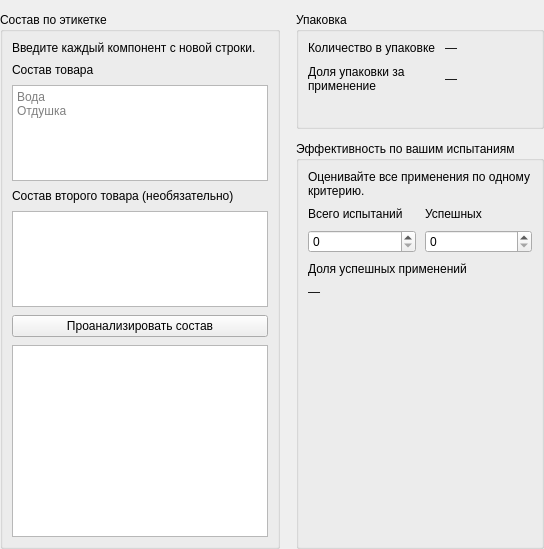
<?xml version="1.0" encoding="UTF-8"?>
<ui version="4.0">
 <class>CharacteristicsPage</class>
 <widget class="QWidget" name="CharacteristicsPage">
  <layout class="QHBoxLayout" name="characteristics_layout" stretch="5,4">
   <property name="spacing"><number>16</number></property>
   <property name="leftMargin"><number>0</number></property>
   <property name="topMargin"><number>12</number></property>
   <property name="rightMargin"><number>0</number></property>
   <property name="bottomMargin"><number>0</number></property>
   <item>
    <widget class="QGroupBox" name="composition_group">
     <property name="title"><string>Состав по этикетке</string></property>
     <layout class="QVBoxLayout" name="composition_layout">
      <property name="spacing"><number>8</number></property>
      <item><widget class="QLabel" name="composition_hint"><property name="styleClass" stdset="0"><string>hint</string></property><property name="text"><string>Введите каждый компонент с новой строки.</string></property><property name="wordWrap"><bool>true</bool></property></widget></item>
      <item><widget class="QLabel" name="composition_label"><property name="text"><string>Состав товара</string></property><property name="buddy"><cstring>composition_input</cstring></property></widget></item>
      <item>
       <widget class="QPlainTextEdit" name="composition_input">
        <property name="tabChangesFocus"><bool>true</bool></property>
        <property name="maximumSize"><size><width>16777215</width><height>96</height></size></property>
        <property name="placeholderText"><string>Вода
Отдушка</string></property>
       </widget>
      </item>
      <item><widget class="QLabel" name="reference_label"><property name="text"><string>Состав второго товара (необязательно)</string></property><property name="buddy"><cstring>reference_input</cstring></property><property name="wordWrap"><bool>true</bool></property></widget></item>
      <item>
       <widget class="QPlainTextEdit" name="reference_input">
        <property name="tabChangesFocus"><bool>true</bool></property>
        <property name="maximumSize"><size><width>16777215</width><height>96</height></size></property>
       </widget>
      </item>
      <item><widget class="QPushButton" name="composition_button"><property name="styleClass" stdset="0"><string>primary</string></property><property name="text"><string>Проанализировать состав</string></property></widget></item>
      <item>
       <widget class="QPlainTextEdit" name="composition_result">
        <property name="accessibleName"><string>Результат анализа состава</string></property>
        <property name="readOnly"><bool>true</bool></property>
        <property name="tabChangesFocus"><bool>true</bool></property>
       </widget>
      </item>
     </layout>
    </widget>
   </item>
   <item>
    <layout class="QVBoxLayout" name="measurement_layout" stretch="0,1">
     <property name="spacing"><number>12</number></property>
     <item>
      <widget class="QGroupBox" name="package_group">
       <property name="title"><string>Упаковка</string></property>
       <layout class="QGridLayout" name="package_layout" columnstretch="3,2">
        <property name="verticalSpacing"><number>10</number></property>
        <item row="0" column="0"><widget class="QLabel" name="package_amount_label"><property name="text"><string>Количество в упаковке</string></property><property name="wordWrap"><bool>true</bool></property></widget></item>
        <item row="0" column="1"><widget class="QLabel" name="package_amount"><property name="styleClass" stdset="0"><string>heading</string></property><property name="text"><string>—</string></property></widget></item>
        <item row="1" column="0"><widget class="QLabel" name="package_share_label"><property name="text"><string>Доля упаковки за применение</string></property><property name="wordWrap"><bool>true</bool></property></widget></item>
        <item row="1" column="1"><widget class="QLabel" name="package_share"><property name="styleClass" stdset="0"><string>heading</string></property><property name="textFormat"><enum>Qt::TextFormat::PlainText</enum></property><property name="text"><string>—</string></property></widget></item>
        <item row="2" column="0" colspan="2"><widget class="QLabel" name="package_hint"><property name="styleClass" stdset="0"><string>hint</string></property><property name="wordWrap"><bool>true</bool></property></widget></item>
       </layout>
      </widget>
     </item>
     <item>
      <widget class="QGroupBox" name="effectiveness_group">
       <property name="title"><string>Эффективность по вашим испытаниям</string></property>
       <layout class="QVBoxLayout" name="effectiveness_layout">
        <property name="spacing"><number>9</number></property>
        <item><widget class="QLabel" name="effectiveness_hint"><property name="styleClass" stdset="0"><string>hint</string></property><property name="text"><string>Оценивайте все применения по одному критерию.</string></property><property name="wordWrap"><bool>true</bool></property></widget></item>
        <item>
         <layout class="QGridLayout" name="testing_layout" columnstretch="1,1">
          <item row="0" column="0"><widget class="QLabel" name="tested_label"><property name="text"><string>Всего испытаний</string></property><property name="buddy"><cstring>tested_input</cstring></property></widget></item>
          <item row="0" column="1"><widget class="QLabel" name="success_label"><property name="text"><string>Успешных</string></property><property name="buddy"><cstring>success_input</cstring></property></widget></item>
          <item row="1" column="0"><widget class="QSpinBox" name="tested_input"><property name="maximum"><number>100000</number></property></widget></item>
          <item row="1" column="1"><widget class="QSpinBox" name="success_input"><property name="maximum"><number>100000</number></property></widget></item>
         </layout>
        </item>
        <item><widget class="QLabel" name="effectiveness_label"><property name="text"><string>Доля успешных применений</string></property><property name="wordWrap"><bool>true</bool></property></widget></item>
        <item><widget class="QLabel" name="effectiveness_value"><property name="styleClass" stdset="0"><string>metric</string></property><property name="text"><string>—</string></property></widget></item>
        <item><widget class="QLabel" name="effectiveness_error"><property name="styleClass" stdset="0"><string>error</string></property><property name="wordWrap"><bool>true</bool></property></widget></item>
        <item><spacer name="effectiveness_spacer"><property name="orientation"><enum>Qt::Orientation::Vertical</enum></property><property name="sizeHint" stdset="0"><size><width>0</width><height>12</height></size></property></spacer></item>
       </layout>
      </widget>
     </item>
    </layout>
   </item>
  </layout>
 </widget>
 <resources/>
 <connections/>
</ui>
